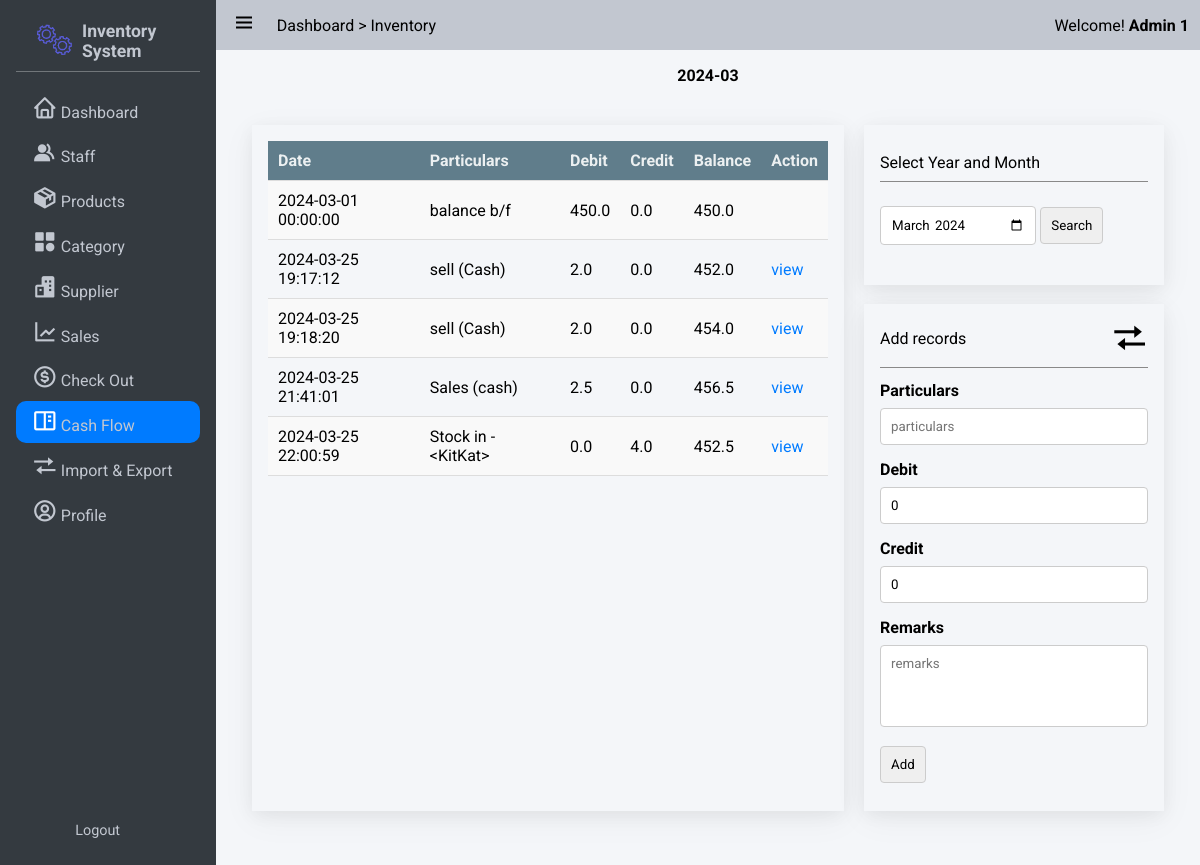
The page /cashflow/ (signed in) on the database as committed earlier.
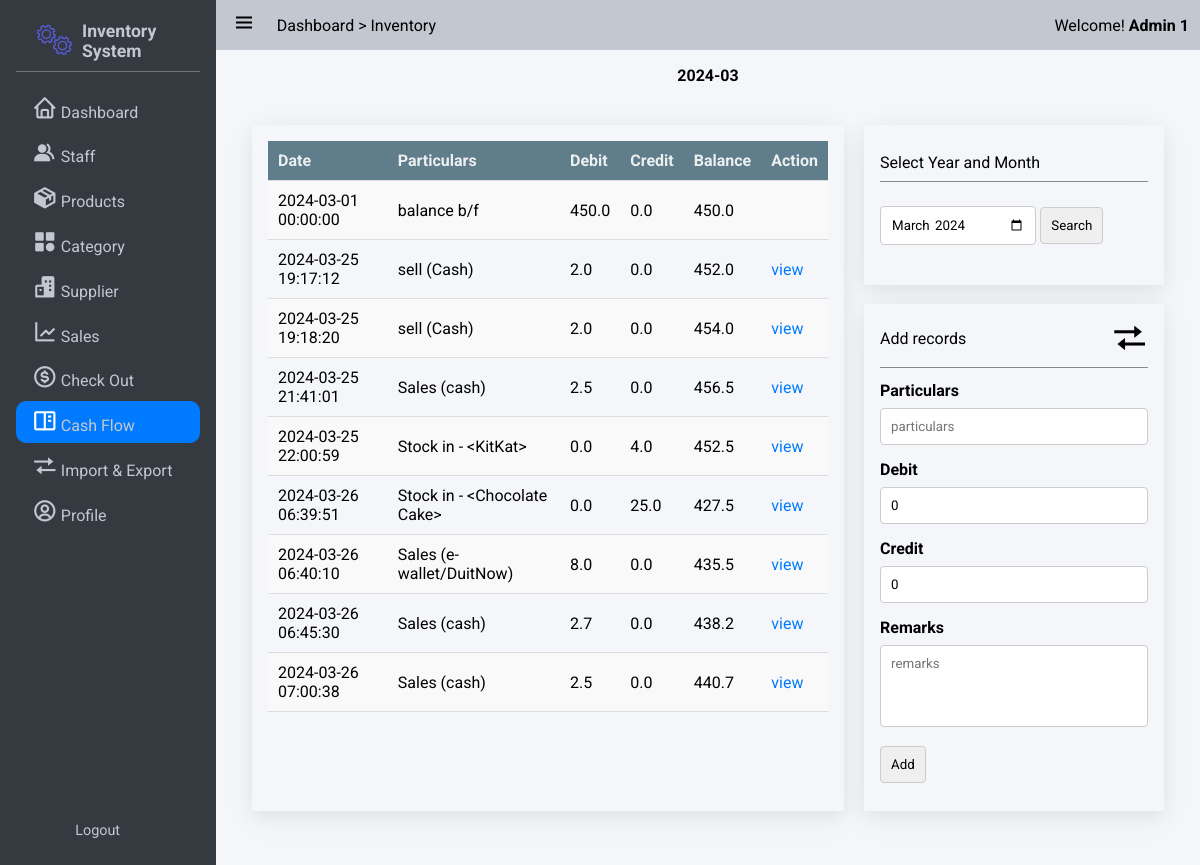
The same page on the database as committed later.
### app/models/user.py (models this page shows, shortened)
class User(UserMixin,db.Model):
    __tablename__ = 'users'
    id = db.Column(db.Integer, primary_key=True)
    StaffID = db.Column(db.String,unique = True)
    First_Name = db.Column(db.String(100, collation='NOCASE'), nullable=False, server_default='')
    Last_Name = db.Column(db.String(100, collation='NOCASE'), nullable=False, server_default='')
    Email = db.Column(db.String(50), unique=True, nullable=False)
    Password = db.Column(db.String(80), nullable=False)
    pins = db.Column(db.Integer)
    roles = db.relationship('Role', secondary='user_roles')
    active = db.Column('is_active', db.Boolean(), nullable=False, server_default='1')
    Email_Confirmed_At = db.Column(db.DateTime())
    Last_Login = db.Column(db.DateTime())

### app/models/cashflow.py (models this page shows, shortened)
class Cashflow(db.Model):
    id = db.Column(db.Integer, primary_key=True)
    particulars = db.Column(db.String(255), nullable=False)
    date = db.Column(db.DateTime, nullable=False)
    debit = db.Column(db.Float, default=0)
    credit = db.Column(db.Float, default=0)
    balance = db.Column(db.Float, default=0)
    remarks = db.Column(db.String(255))

### app/cashflow/routes.py (the view)
@bp.route('/', methods=['GET'])
def index():
    selected_month =  datetime.today() if not request.args.get('date') else datetime.strptime(request.args.get('date'),'%Y-%m').replace(day=1).date()
    selected_month = datetime.strftime(selected_month,'%Y-%m-%d')
    selected_month = datetime.strptime(selected_month,"%Y-%m-%d").replace(day=1,hour=0,minute=0,second=0)
    first_day_of_month, last_day_of_month, _,_= get_month_value(selected_month)
    if not Cashflow.query.filter(Cashflow.date == first_day_of_month).first():
        init_current_month()
    check_last_month_balance(selected_month)
    cashflows = Cashflow.query.filter(Cashflow.date >= first_day_of_month,Cashflow.date<=last_day_of_month).order_by(Cashflow.date).all()
    return render_template('cashflow.html',cashflows = cashflows,date = datetime.strftime(selected_month,'%Y-%m'))

### app/auth.py (called while the page is built)
@login_manager.user_loader
def load_user(user_id):
    return User.query.get(int(user_id))

### app/cashflow/routes.py (called while the page is built)
def get_month_value(date):
    first_day_month = datetime.strftime(date,"%Y-%m-%d %H:%M:%S")
    first_day_month = datetime.strptime(first_day_month,"%Y-%m-%d %H:%M:%S").replace(day=1,hour=0,minute=0,second=0)
    next_month = first_day_month.replace(day=28) + timedelta(days=4)
    lastday_of_month = next_month.replace(day=1) - timedelta(days=1)
    lastday_of_month = lastday_of_month.replace(hour=23,minute=59,second=59)
    lastday_of_previous_month = first_day_month.replace(day=1) - timedelta(days=1)
    lastday_of_previous_month = lastday_of_previous_month.replace(hour=23,minute=59,second=59)
    firstday_of_previous_month = lastday_of_previous_month.replace(day=1,hour=0,minute=0,second=0)
    return first_day_month, lastday_of_month, firstday_of_previous_month, lastday_of_previous_month

### app/templates/cashflow.html (shortened to what this page needs)
{% extends 'base.html' %}
{% block nav_cashflow %}active{% endblock %}
{% block css_style %}
    <link rel="stylesheet" href="{{url_for('static',filename='css/table.css')}}">
    <link rel="stylesheet" href="{{url_for('static',filename='css/form.css')}}">
    <link rel="stylesheet" href="{{url_for('static',filename='css/flex.css')}}">
    <link rel="stylesheet" href="{{url_for('static',filename='css/grid.css')}}">
{% endblock %}
{% block content %}
<h4 style="text-align: center;">{{date}}</h4>
<div class="grid-container four-two-grid">
    <div class="card" style="max-height: 763px; overflow-y: scroll;">
        <table>
            <tr>
                <th>Date</th>
                <th>Particulars</th>
                <th>Debit</th>
                <th>Credit</th>
                <th>Balance</th>
                <th>Action</th>
            </tr>
            {% for row in cashflows %}
            <tr>
                <td>{{row.date}}</td>
                <td>{{row.particulars}}</td>
                <td>{{row.debit}}</td>
                <td>{{row.credit}}</td>
                <td>{{row.balance}}</td>
                <td>{% if row.particulars != "balance b/f" %}<a href="{{url_for('cashflow.record_detail',id=row.id)}}">view</a> {% endif %}</td>
            </tr>
            {% endfor %}
        </table>
    </div>
    <div class="flex flex-center-center flex-direction-column">
        <div class="card" style="justify-content: space-evenly  !important;">
            <div class="card-header">Select Year and Month</div>
            <div class="card-contents">
                <form action="{{url_for('cashflow.index',id=current_user.id)}}" method='get'>
                    <input type="month" name="date" value="{{date}}" />
                    <input type="submit" value="Search">
                </form>
            </div>
        </div>
        <br>
        <div class="card">
            <div class="card-header">
                <div class="flex flex-between-center">
                    <p id="switch-text">Add records</p>
                    <i class='bx bx-transfer' id="switch-btn" style="cursor: pointer;"></i>
                </div>
            </div>
            <div class="card-contents">
                <form action="{{url_for('cashflow.add_cashflow')}}" method="post" id="add-form">
                    <label for="particulars">Particulars</label>
                    <input type="text" placeholder="particulars" name="particulars">
                    <label for="particulars">Debit</label>
                    <input type="number" placeholder="debit" name="debit" value="0" min="0.00" step="0.01" required>
                    <label for="particulars">Credit</label>
                    <input type="number" placeholder="credit" name="credit" value="0" min="0.00" step="0.01" required>
                    <label for="particulars">Remarks</label>
                    <textarea type="text" placeholder="remarks" value="" name="remark" style=" resize: none;" rows="4"></textarea>
                    <input type="submit" value="Add">
                </form>
            </div>
        </div>
    </div>
</div>
{% endblock %}

### app/templates/base.html (shortened to what this page needs)
<!DOCTYPE html>
<html lang="en">
<head>
    <link rel="stylesheet" href="{{url_for('static',filename='css/button.css')}}">
    <link rel="stylesheet" href="{{url_for('static',filename='css/style.css')}}">
    <link rel="stylesheet" href="{{url_for('static',filename='css/responsive.css')}}">
    <link rel="stylesheet" href="{{url_for('static',filename='css/cards.css')}}">
    <link rel="stylesheet" href="{{url_for('static',filename='css/preloader.css')}}">
    <link href='https://unpkg.com/boxicons@2.1.4/css/boxicons.min.css' rel='stylesheet'>
    {% block css_style %}{% endblock %}
</head>
<body>
    <div class="wrapper">
        <aside class="opened" id="aside">
            <div class="sidebar">
                <div class="brand-items">
                    <div class="brand-logo">
                        <img src="{{url_for('static',filename='/img/gear-loader.gif')}}" alt="" class="brand-img">
                        <h3>Inventory System</h3>
                    </div>
                </div>
                <div class="menu-bar">
                    <div class="menu">
                        <ul class="menu-links">
                            <li class="menu-link {% block nav_dashboard %}{% endblock %}"><i class='nav-icon bx bx-home'></i><a href="{{ url_for('dashboard') }}">Dashboard</a></li>
                            <li class="menu-link {% block nav_staff %}{% endblock %}"><i class='nav-icon bx bxs-group' ></i><a href="{{ url_for('user.index') }}">Staff</a></li>
                            <li class="menu-link {% block nav_inventory %}{% endblock %}"><i class='nav-icon bx bxs-package'></i><a href="{{ url_for('product.index') }}">Products</a></li>
                            <li class="menu-link {% block nav_category %}{% endblock %}"><i class='nav-icon bx bxs-category' ></i><a href="{{ url_for('category.index') }}">Category</a></li>
                            <li class="menu-link {% block nav_supplier %}{% endblock %}"><i class='nav-icon bx bxs-buildings' ></i><a href="{{ url_for('supplier.index') }}">Supplier</a></li>
                            <li class="menu-link {% block nav_report %}{% endblock %}"><i class='nav-icon bx bx-line-chart' ></i><a href="{{ url_for('sale.sales_index') }}">Sales</a></li>
                            <li class="menu-link {% block nav_checkout %}{% endblock %}"><i class='nav-icon bx bx-dollar-circle' ></i><a href="{{ url_for('sale.show_checkout_page') }}">Check Out</a></li>
                            <li class="menu-link {% block nav_cashflow %}{% endblock %}"><i class='nav-icon bx bx-book-content'></i><a href="{{url_for('cashflow.index')}}">Cash Flow</a></li>
                            <li class="menu-link {% block nav_ImExport %}{% endblock %}"><i class='nav-icon bx bx-transfer'></i><a href="{{url_for('main.imexport_overview')}}">Import & Export</a></li>
                            <li class="menu-link {% block nav_profile %}{% endblock %}"><i class='nav-icon bx bx-user-circle'></i><a href="{{url_for('user.get_staff',id=current_user.id)}}">Profile</a></li>
                        </ul>
                    </div>
                    <div class="bottom-content">
                        <li class="menu-link"><a href="{{url_for('auth.logout')}}">Logout</a></li>
                    </div>
                </div>
            </div>
        </aside>
       <div class="main">
            <header class="main-header">
                <div class="left-nav">
                    <div class="menu-burger">
                        <i class='bx bx-menu '></i>
                    </div>
                    <p>Dashboard > Inventory</p>
                </div>
                <div class="right-nav flex flex-center-center">
                    <span>Welcome! <b>{{current_user.Last_Name + ' ' + current_user.First_Name}}</b></span>
                </div>
            </header>
            <div class="main-container">
                    {% block content %} {% endblock %}
            </div>
        </div>
    </div>
    </body>
    </html>

### app/static/css/button.css (style rules this page uses)
:root { --primary-color: #3498db; --secondary-color: #2ecc71; --accent-color: #e74c3c; --background-color: #ecf0f1; --link-color: #2980b9; --border-color: #bdc3c7; --success-color: #27ae60; --warning-color: #f39c12; --error-color: #c0392b; --info-color: #3498db; --dark-color: #34495e; --light-color: #ecf0f1; --gray-color: #7f8c8d; --purple-color: #9b59b6; --pink-color: #e91e63; --teal-color: #009688; --orange-color: #e67e22; --brown-color: #795548; --cyan-color: #00bcd4; --indigo-color: #3f51b5; --lime-color: #cddc39; --amber-color: #ffc107; --deep-purple-color: #673ab7; --deep-orange-color: #ff5722; --light-green-color: #8bc34a; --blue-gray-color: #607d8b; --yellow-color: #ffeb3b; }

### app/static/css/style.css (style rules this page uses)
:root { --text-color:#212529; --text-color-grey:#c2c7d0; --text-color-dark-grey:#898989; --main-color:#007bff; --main-color-hover:#228dff; --second-color:; --second-color-hover:; --white-color:#fff; --bg-color-dark:#343a40; --bg-color-second-light:#dee2e6; --bg-color-light:#f4f6f9; --toggle-color:#ddd; --red-color:#dc3545; --dark-yellow-color:#ffc107; --yellow-color:#ffc107; --sidebar-width:18%; }
* { font-family: 'Roboto', sans-serif; margin: 0; padding: 0; box-sizing: border-box; scrollbar-width: none; }
a { text-decoration: none; color: var(--main-color); }
ul,li { list-style: none; }
img { width: 100%; object-fit: cover; }
body { width: 100vw; height: 100vh; background: #e9ecef; position: relative; }
.wrapper { height: 100vh; width: 100vw; display: flex; overflow: hidden; }
input { padding: 10px; box-sizing: border-box; border: 1px solid #ccc; border-radius: 4px; }
aside { position: relative; width: 15px; height: 100vh; background: var(--bg-color-dark); transition: margin-left .3s ease-in-out .3s ease-in-out; overflow-x: hidden; overflow-y: hidden; z-index: 999; color: var(--text-color-grey); transition:width 0.3s linear; }
aside.opened { width: var(--sidebar-width); }
.sidebar { padding: 0.625rem 1rem; height: 100%; }
.sidebar li { margin-bottom: .2rem; padding: .5rem 1rem; align-items: flex-end; display: flex; border-radius: 10px; }
.brand-items { display: flex; align-items: center; justify-content: space-between; padding: 0.5rem 1rem; border-bottom: rgba(255, 255, 255, 0.3) 1px solid ; }
.brand-items img { width: 50px; object-fit: cover; padding: 0 5px 0 0; }
.brand-logo { display: flex; align-items: center; }
.brand-logo h3 { font-size: 1.1rem; }
.menu-bar { height: calc(100% - 4rem); display: flex; flex-direction: column; justify-content: space-between; }
.menu-links { margin-top: 1rem; }
.menu-link.active { background: var(--main-color); color: var(--white-color); transition: .05s ease-in-out .03s; }
.menu-link .nav-icon { text-align: center; margin-right: .2rem; font-size: 1.6rem; width: 1.6rem; }
.menu-link a { color: var(--text-color-grey); }
.bottom-content { display: flex; align-items: center; justify-content: space-between; flex-wrap: nowrap; padding: .2em 1em; font-size: 0.9rem; }
.main { width: calc(100% - var(--sidebar-width)); height: 100%; background: var(--bg-color-light); transition: width .3s ease-in; }
.main-header { position: relative; padding: .7rem .7rem; display: flex; justify-content: space-between; background: var(--text-color-grey); }
.left-nav { display: flex; align-items: center; }
.menu-burger { font-size: 1.8rem; }
.left-nav .menu-burger { padding: 0 0.3rem; margin-right: 1rem; font-size: 1.5rem; cursor: pointer; }
.main-container { padding: 1rem 1rem 4rem 1rem; overflow: scroll; height: 100%; }

### app/static/css/cards.css (style rules this page uses)
.card { display: flex; flex-direction: column; justify-content: space-between; padding: 1rem; background: var(--bg-color-light); min-height: 160px; box-shadow: rgba(17, 17, 26, 0.05) 0px 4px 16px, rgba(17, 17, 26, 0.05) 0px 8px 32px; }
.card-header { padding:0 0 0.6rem 0; border-bottom: 1px solid var(--text-color-dark-grey); }
.card-contents { padding: 0.8rem 0; }
.card i { font-size: 2.3rem; }

### app/static/css/table.css (style rules this page uses)
table { width: 100%; border-collapse: collapse; margin-bottom: 20px; }
th { background-color: var(--blue-gray-color); color:var(--background-color); padding: 10px; text-align: left; font-weight: bold; }
tr { border-bottom: 1px solid #ddd; }
tr:nth-child(even) { background-color: #f9f9f9; }
td { padding: 10px; }

### app/static/css/flex.css (style rules this page uses)
.flex { display: flex; }
.flex-center-center { justify-content: center; align-items: center; }
.flex-between-center { justify-content: space-between; align-items: center; }
.flex-direction-column { flex-direction: column; }

### app/templates/cashflow.html (style rules this page uses)
.card { min-width: 300px; }

Rows that differ between the two databases and show on the page:
added Cashflow: date "2024-03-26 06:39:51", particulars "Stock in - <Chocolate Cake>", debit "0.0", credit "25.0", balance "427.5"
added Cashflow: date "2024-03-26 06:40:10", particulars "Sales (e-wallet/DuitNow)", debit "8.0", credit "0.0", balance "435.5"
added Cashflow: date "2024-03-26 06:45:30", particulars "Sales (cash)", debit "2.7", credit "0.0", balance "438.2"
added Cashflow: date "2024-03-26 07:00:38", particulars "Sales (cash)", debit "2.5", credit "0.0", balance "440.7"
